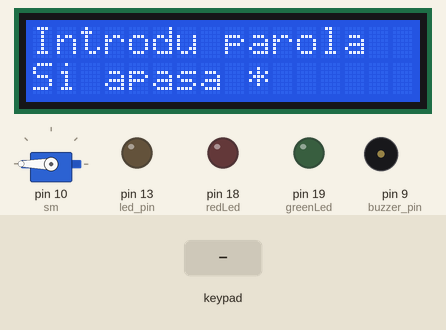
Bench run of a sketch on a simulated Arduino Uno, built with avr-gcc and run on an emulated ATmega328P. Shown: 16×2 character LCD, servo, output pins drawn as LEDs (lit = HIGH), buzzer (waves = sounding). The inputs (shaded band) are chosen by the test bench. What the sketch prints to the serial monitor is not drawn.

Above: at 1.2 s.
1.3 s: keypad keys 1 4 7 2 5 8 * pressed 0.4 s apart
At 4.7 s:
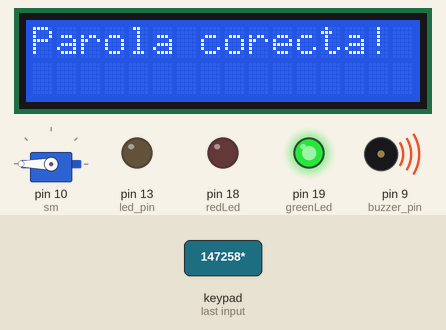
5.6 s: key '*' pressed
At 6.9 s:
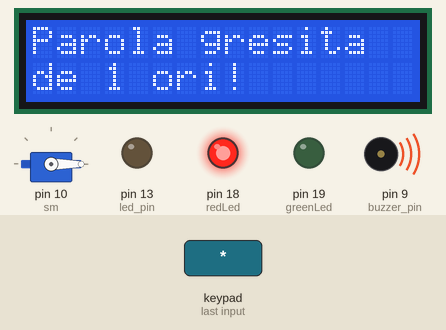
8.6 s: keypad keys 1 4 7 2 5 8 * pressed 0.4 s apart
At 12.0 s:
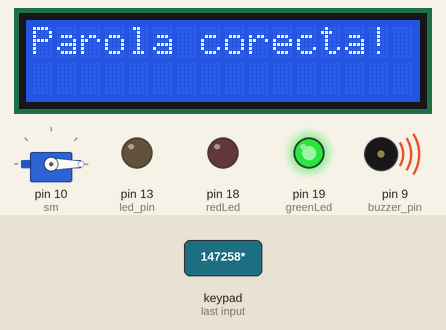
13.7 s: keypad keys 8 7 6 5 * pressed 0.4 s apart
At 16.6 s:
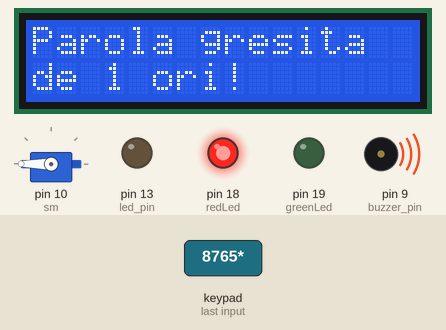
Timing chart, 0 to 18.4 s (numbered marks = the images above; inputs shaded):
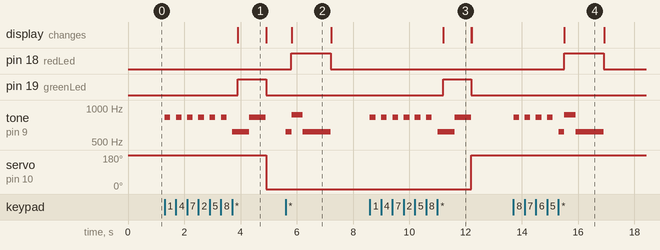

Measured:
- after the input at 1.3 s, pin 19 (greenLed): LOW → HIGH after 2.6 s, → LOW 1.0 s later; tone on pin 9 (buzzer_pin): plays 824 Hz for 0.20 s, 824 Hz for 0.20 s, 824 Hz for 0.20 s, 824 Hz for 0.20 s, 824 Hz for 0.20 s, 824 Hz for 0.20 s … (8 notes in this stretch), starting at once
- after the input at 5.6 s, pin 18 (redLed): LOW → HIGH after 0.21 s, → LOW 1.4 s later; tone on pin 9 (buzzer_pin): silent → 617 Hz at once, → 873 Hz 0.21 s later, → 617 Hz 0.40 s later, → silent 1.0 s later; the display: changes after 0.21 s (image 2)
- after the input at 8.6 s, pin 19 (greenLed): LOW → HIGH after 2.6 s, → LOW 1.0 s later; tone on pin 9 (buzzer_pin): plays 824 Hz for 0.20 s, 824 Hz for 0.20 s, 824 Hz for 0.20 s, 824 Hz for 0.20 s, 824 Hz for 0.20 s, 824 Hz for 0.20 s … (8 notes in this stretch), starting at once
- after the input at 13.7 s, pin 18 (redLed): LOW → HIGH after 1.8 s, → LOW 1.4 s later; tone on pin 9 (buzzer_pin): plays 824 Hz for 0.20 s, 824 Hz for 0.20 s, 824 Hz for 0.20 s, 824 Hz for 0.20 s, 617 Hz for 0.21 s, 873 Hz for 0.40 s … (7 notes in this stretch), starting at once; the display: changes after 1.8 s (image 4)
- what the display in image 1 shows lasts 1.0 s, from 3.9 s to 4.9 s
- what the display in image 2 shows lasts 1.4 s, from 5.8 s to 7.2 s

The sketch:

smartLock.ino
```cpp
#include <Keypad.h>
#include <LiquidCrystal.h>
#include <Servo.h>

Servo sm;
int led_pin = 13;
int buzzer_pin = 9;

struct MusicStruct {
  int A = 550;
  int As = 582;
  int B = 617;
  int C = 654;
  int Cs = 693;
  int D = 734;
  int Ds = 777;
  int E = 824;
  int F = 873;
  int Fs = 925;
  int G = 980;
  int Gs = 1003;
  int A2 = 1100;
  int A2s = 1165;
  int B2 = 1234;
  int C3 = 1308;
  int C3s = 1385;
  int D3 = 1555;
}Music;

struct LengthStruct {
  float half = 0.5;
  float one = 1.0;
  float one_half = 1.5;
  float two = 2.0;
  float two_half = 2.5;
}Length;
const byte ROWS = 4; //four rows
const byte COLS = 3; //four columns
char keys[ROWS][COLS] = {
  {'1','2','3'},
  {'4','5','6'},
  {'7','8','9'},
  {'*','0','#'}
};

byte rowPins[ROWS] = {8, 7, 6, 5}; // row pinouts of the keypad R1 = D8, R2 = D7, R3 = D6, R4 = D5
byte colPins[COLS] = {4, 3, 2}; //connect to the column pinouts of the keypad
Keypad keypad = Keypad( makeKeymap(keys), rowPins, colPins, ROWS, COLS );


LiquidCrystal lcd(12, 11, 17, 16, 15, 14);

int tempo = 400;
int redLed = 18;
int greenLed = 19;


void setup() {
  pinMode(led_pin, OUTPUT);
  pinMode(buzzer_pin, OUTPUT);
  Serial.begin(9600);
  lcd.begin(16, 2);
  lcd.setCursor(0, 0);
  lcd.print("Introdu parola");
  lcd.setCursor(0, 1);
  lcd.print("Si apasa *");
  sm.write(180);
  sm.attach(10);
  pinMode(redLed, OUTPUT);
  pinMode(greenLed, OUTPUT);
}

void setTone(int pin, int note, int duration) {
  tone(pin, note, duration);
  delay(duration);
  noTone(pin);
}

void play_yes()
{
    setTone(buzzer_pin, Music.B, tempo * Length.one);
    setTone(buzzer_pin, Music.E, tempo * Length.one_half);
}

void play_no()
{
  setTone(buzzer_pin, Music.F, tempo * Length.one);
  setTone(buzzer_pin, Music.B, tempo * Length.two_half);
}
String pass = "147258";
String inputPass = "";
bool isOpen = false;
int noWrongPass = 0;

void alarm()
{
  lcd.clear();
  lcd.setCursor(0, 0);
  lcd.print("Alarma!");
  digitalWrite(redLed, HIGH);
  for(int i=0;i<=5;++i)
  {
    play_no();
  }
  noWrongPass = 0;
  digitalWrite(redLed, LOW);
}

void wrongPass()
{
  digitalWrite(redLed, HIGH);
  noWrongPass++;
  lcd.clear();
  lcd.setCursor(0, 0);
  lcd.print("Parola gresita");
  lcd.setCursor(0, 1);
  lcd.print(String("de " + String(noWrongPass) + " ori!"));
  play_no();
  inputPass = "";
  digitalWrite(redLed, LOW);
  if(noWrongPass > 3)
  {
    alarm();
  }
  delay(10);
  lcd.clear();
  lcd.setCursor(0, 0);
  lcd.print("Introdu parola");
  lcd.setCursor(0, 1);
  lcd.print("Si apasa *");
}

void correctPass()
{
  digitalWrite(greenLed, HIGH);
  inputPass = "";
  lcd.clear();
  lcd.setCursor(0, 0);
  lcd.print("Parola corecta!");
  play_yes();
  noWrongPass = 0;
  if(!isOpen)
  {
    lcd.setCursor(0, 1);
    lcd.print("Usa deschisa!");
    sm.write(0);
    isOpen = true;
  }
  else
  {
    lcd.setCursor(0, 1);
    lcd.print("Usa inchisa!");
    sm.write(180);
    isOpen = false;
  }
  digitalWrite(greenLed, LOW);
  delay(10);
  lcd.clear();
  lcd.setCursor(0, 0);
  lcd.print("Introdu parola");
  lcd.setCursor(0, 1);
  lcd.print("Si apasa *");
}

void loop() {
  char key = keypad.getKey();
  if(key)
  {
    if(key == '*')
    {
      setTone(buzzer_pin, Music.B, tempo * Length.half);
      Serial.println(inputPass);
      if(pass == inputPass)
        correctPass();
      else
        wrongPass();
    }
    else
    {
      setTone(buzzer_pin, Music.E, tempo * Length.half);
      inputPass.concat(key);
    }
  }
}
```
